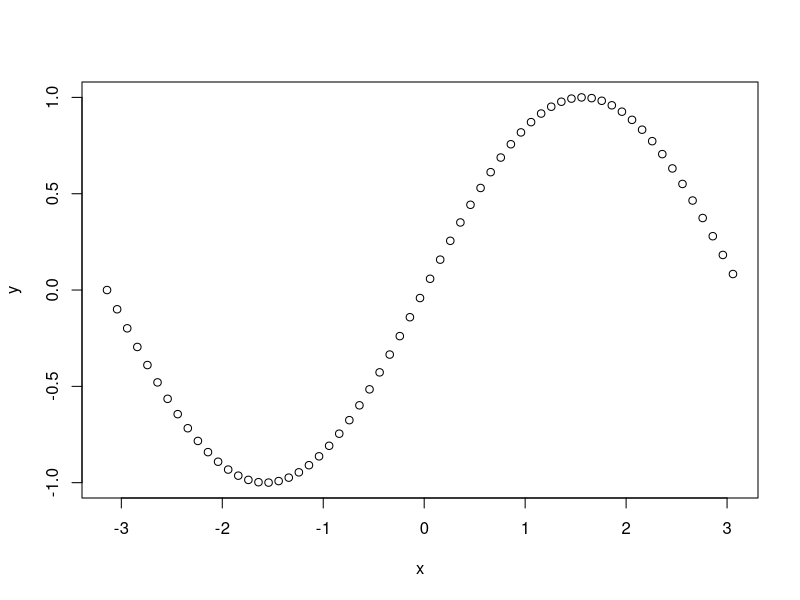
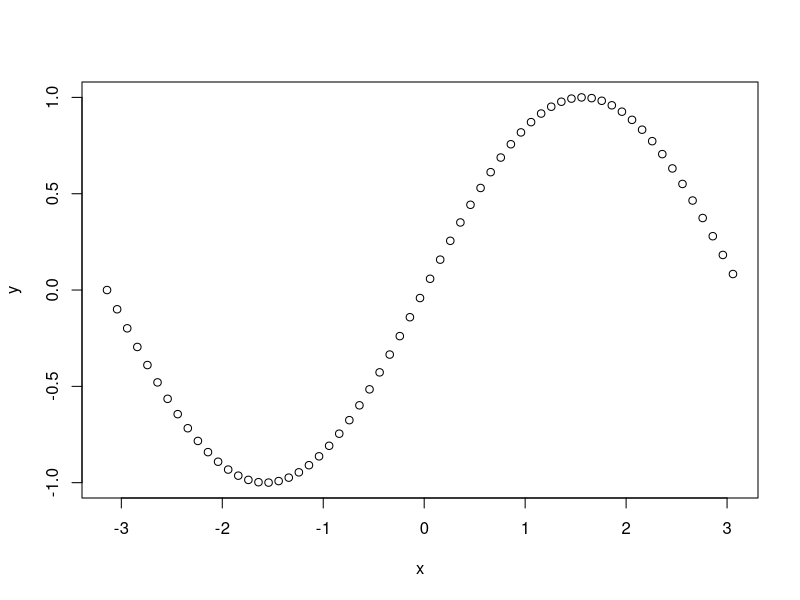
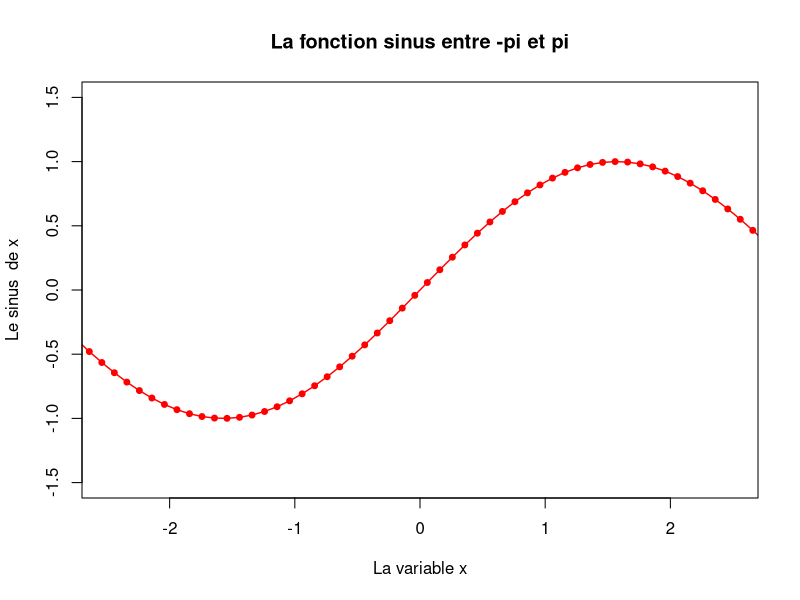
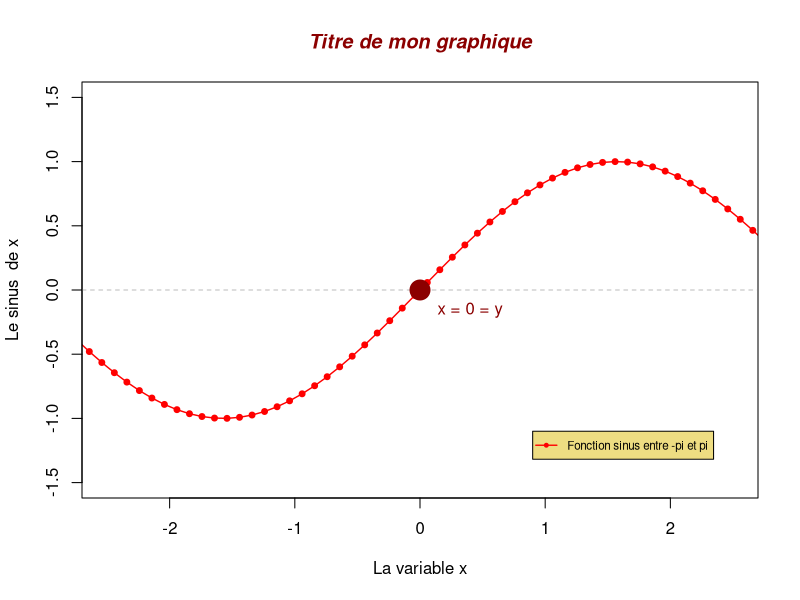
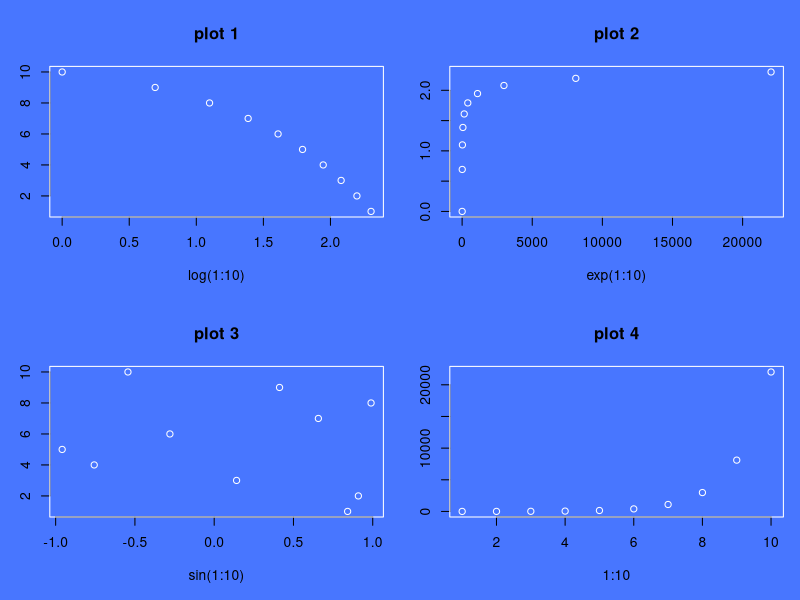
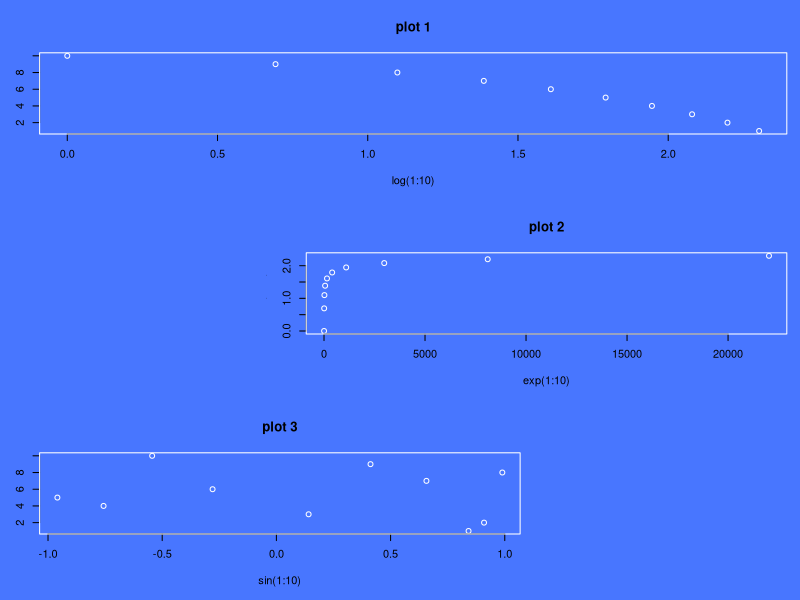

These charts were generated, in order, by the following R code:
## ---- chunk 1
#| code-fold: FALSE

x <- seq(-pi, pi, 0.1)
y <- sin(x)


plot(x, y) 


## ---- chunk 2
#| code-fold: FALSE


plot(y ~ x)        

## ---- chunk 3
#| code-fold: FALSE

plot(y ~ x, 
  type = "o", # type de tracé: points ("p"), lignes ("l"), les deux ("b" ou "o"), ...
  col = "red", # couleur, tapez `colours()` pour la liste complète
  pch = 20, # type de symboles, un chiffre entre 0 et 25, tapez `?points`
  cex = 1.1, # taille des symboles
  lty = 1, # type de lignes, un chiffre entre 1 et 6
  lwd = 1.4, # taille de lignes
  xlim = c(-2.5, 2.5), # limites de l'axe des x
  ylim = c(-1.5, 1.5), # limites de l'axe des y)
  xlab = "La variable x", # titre pour l'axe des x
  ylab = "Le sinus  de x", # titre pour l'axe des y
  main = "La fonction sinus entre -pi et pi" # titre général pour le graphique
) 
## ---- chunk 4
#| code-fold: FALSE

plot(y ~ x, 
  type = "o", # type de tracé: points ("p"), lignes ("l"), les deux ("b" ou "o"), ...
  col = "red", # couleur, tapez `colours()` pour la liste complète
  pch = 20, # type de symboles, un chiffre entre 0 et 25, tapez `?points`
  cex = 1.1, # taille des symboles
  lty = 1, # type de lignes, un chiffre entre 1 et 6
  lwd = 1.4, # taille de lignes
  xlim = c(-2.5, 2.5), # limites de l'axe des x
  ylim = c(-1.5, 1.5), # limites de l'axe des y)
  xlab = "La variable x", # titre pour l'axe des x
  ylab = "Le sinus  de x") # titre pour l'axe des y) 


# Ajout d'une LEGENDE
legend(x = 0.9, # Emplacement de la légende (coin haut gauche)
       y = -1.1, # Emplacement de la légende (coin haut gauche)
       legend = "Fonction sinus entre -pi et pi", 
       bg = "lightgoldenrod",
       col = "red",
       pch = 20,
       cex = 0.7, # Taille de lé lagende
       lty = 1, 
       lwd = 1.4)

# Ajout d'une LIGNE (horizontale)
abline(h = 0, # Coupe l'axe des y à cette valeur 
       lty = 2, # Type de ligne
       lwd = 0.5, # épaisseur
       col = "grey50")

# Ajout d'un POINT
points(x = -0, 
       y = 0, 
       col = "red4", 
       pch = 20,# Type de symbol
       cex = 4)

# Ajout de TEXTE
text("x = 0 = y", # Texte à afficher
     x = 0.4, # Emplacement du texte (centre)
     y = -0.16, # Emplacement du texte (centre)  
     col = "red4")     
       
# Ajout d'un TITRE
title("Titre de mon graphique", 
      cex.main = 1.2,  
      font.main= 4, 
      col.main= "red4")

 
## ---- chunk 5
#| code-fold: FALSE

par(bg = "royalblue1", # Couleur de fond
    col= "white",      # couleur du graphique
    mfrow = c(2,2),    # Fenêtre découper en deux lignes / deux colonnes (4 graphiques)
    mar = c(5,3,4,1))  # Gestion des marges pour chaque graphique (B,L,T,R)


plot(x = log(1:10), y = 10:1, main = "plot 1")

plot(x = exp(1:10), y = log(1:10), main = "plot 2")

plot(x = sin(1:10), y = 1:10, main = "plot 3")

plot(x = 1:10, y = exp(1:10), main = "plot 4")
## ---- chunk 6
#| code-fold: FALSE
matrix(c(1,1,1,0,2,2,3,3,0),  3,  3,  byrow = TRUE)

## ---- chunk 7
#| code-fold: FALSE

layout(mat = matrix(c(1,1,1,0,2,2,3,3,0),  3,  3,  byrow = TRUE))

plot(x = log(1:10), y = 10:1, main = "plot 1")

plot(x = exp(1:10), y = log(1:10), main = "plot 2")

plot(x = sin(1:10), y = 1:10, main = "plot 3")

